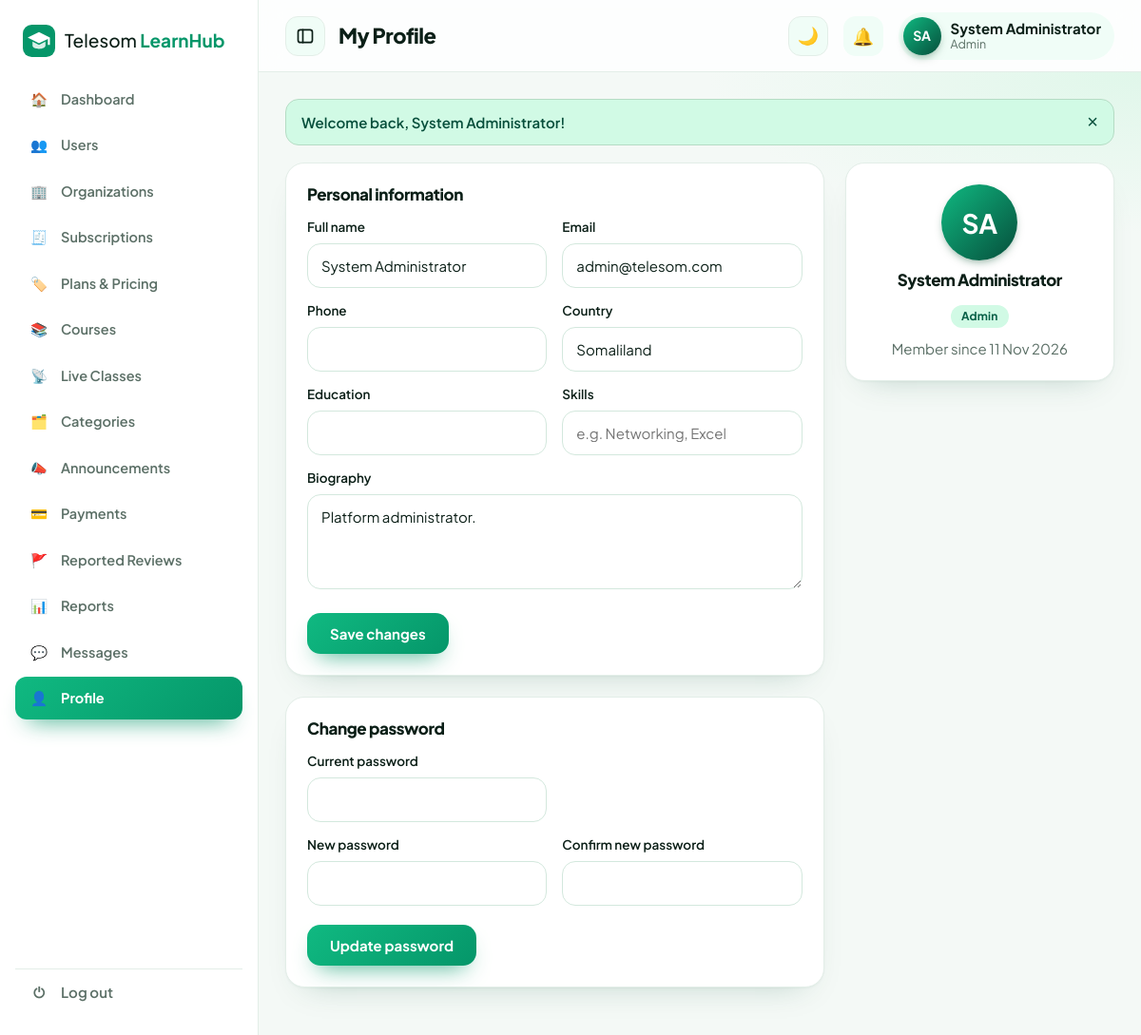
The app's page /profile.php (signed in) with its own data.
### tables this page shows
CREATE TABLE users (
  id INT AUTO_INCREMENT PRIMARY KEY,
  name VARCHAR(120) NOT NULL, email VARCHAR(150) NOT NULL UNIQUE, password VARCHAR(255) NOT NULL,
  role ENUM('admin','instructor','learner','organization') NOT NULL DEFAULT 'learner',
  org_id INT NULL, phone VARCHAR(30), country VARCHAR(60), bio TEXT, education VARCHAR(255), skills VARCHAR(255), signatory VARCHAR(120) NULL, signatory_title VARCHAR(120) NULL,
  org_status ENUM('pending','approved','rejected') NOT NULL DEFAULT 'approved',
  status ENUM('active','suspended') NOT NULL DEFAULT 'active', created_at TIMESTAMP DEFAULT CURRENT_TIMESTAMP
);

### profile.php (the view, shortened to what this page needs)
<?php
require 'includes/config.php';
$u = require_login();
$title = 'My Profile'; include 'includes/header.php';
?>
<div class="cols"><div>
 <form class="card" method="post"><?= csrf_field() ?><h3>Personal information</h3>
  <div class="fr"><div><label style="margin-top:0">Full name</label><input name="name" value="<?= e($u['name']) ?>" required></div><div><label style="margin-top:0">Email</label><input type="email" name="email" value="<?= e($u['email']) ?>" required></div>
  <div><label>Phone</label><input name="phone" value="<?= e($u['phone']) ?>"></div><div><label>Country</label><input name="country" value="<?= e($u['country']) ?>"></div>
  <div><label>Education</label><input name="education" value="<?= e($u['education']) ?>"></div><div><label>Skills</label><input name="skills" value="<?= e($u['skills']) ?>" placeholder="e.g. Networking, Excel"></div></div>
  <label>Biography</label><textarea name="bio"><?= e($u['bio']) ?></textarea>
  <div class="form-actions"><button class="btn">Save changes</button></div></form>
 <form class="card" method="post"><?= csrf_field() ?><input type="hidden" name="action" value="password"><h3>Change password</h3>
  <div class="fr"><div><label style="margin-top:0">Current password</label><input type="password" name="old" required></div><div></div><div><label>New password</label><input type="password" name="new" required></div><div><label>Confirm new password</label><input type="password" name="new2" required></div></div><div class="form-actions"><button class="btn">Update password</button></div></form>
</div><div>
 <div class="card" style="text-align:center"><span class="av" style="width:80px;height:80px;font-size:28px;margin:0 auto 10px"><?= e(initials($u['name'])) ?></span><h3 style="justify-content:center"><?= e($u['name']) ?></h3><span class="badge"><?= e(ucfirst($u['role'])) ?></span><p style="margin-top:10px">Member since <?= fdate($u['created_at']) ?></p></div>
</div></div>
<?php include 'includes/footer.php'; ?>

### includes/header.php (shortened to what this page needs)
<?php
require_once __DIR__.'/config.php';
$u = me(); $layout = $layout ?? 'app'; $title = $title ?? 'Telesom LearnHub';
$curpage = basename($_SERVER['SCRIPT_NAME']);
function menu($role){
    $m = [
     'learner' => [['dashboard.php','Dashboard','🏠'],['courses.php','Browse Courses','🔎'],['mycourses.php','My Courses','📚'],['live.php','Live Classes','📡'],['certificates.php','Certificates','🎓'],['payments.php','Payments','💳'],['messages.php','Messages','💬'],['reports.php','My Report','📊'],['profile.php','Profile','👤']],
     'instructor' => [['dashboard.php','Dashboard','🏠'],['instructor.php','My Courses','📚'],['live.php','Live Classes','📡'],['grading.php','Grading','📝'],['messages.php','Messages','💬'],['reports.php','Reports','📊'],['courses.php','Browse Courses','🔎'],['profile.php','Profile','👤']],
     'organization' => [['dashboard.php','Dashboard','🏠'],['subscription.php','Subscription','💎'],['organization.php','Members & Assign','🏢'],['instructor.php','Private Courses','📚'],['live.php','Live Classes','📡'],['reports.php','Training Reports','📊'],['messages.php','Messages','💬'],['courses.php','Browse Courses','🔎'],['profile.php','Profile','👤']],
     'admin' => [['dashboard.php','Dashboard','🏠'],['admin.php?tab=users','Users','👥'],['admin.php?tab=orgs','Organizations','🏢'],['admin.php?tab=subs','Subscriptions','🧾'],['admin.php?tab=plans','Plans & Pricing','🏷️'],['admin.php?tab=courses','Courses','📚'],['live.php','Live Classes','📡'],['admin.php?tab=categories','Categories','🗂️'],['admin.php?tab=announcements','Announcements','📣'],['payments.php','Payments','💳'],['admin.php?tab=reviews','Reported Reviews','🚩'],['reports.php','Reports','📊'],['messages.php','Messages','💬'],['profile.php','Profile','👤']],
    ];
    return $m[$role] ?? [];
}
function is_active($href, $cur){
    $p = parse_url($href); if ($p['path'] !== $cur) return false;
    return isset($p['query']) ? (strpos($_SERVER['QUERY_STRING'] ?? '', $p['query']) !== false) : true;
}
$unread = $u ? (int)one("SELECT COUNT(*) c FROM notifications WHERE user_id=? AND is_read=0", [$u['id']])['c'] : 0;
?><!DOCTYPE html>
<html lang="en"><head>
<link rel="stylesheet" href="assets/css/style.css"><link rel="stylesheet" href="assets/css/theme.css"></head>
<body class="<?= $layout === 'auth' ? 'authpage' : e($layout) ?>">
<?php if ($layout === 'auth'): ?>
<button class="tg theme-btn theme-fab" type="button" title="Night / day mode" aria-label="Toggle night and day mode"><span class="ti">🌙</span></button>
<?php else: ?>
<div class="shell">
<aside class="side" id="side">
  <a class="brand" href="index.php"><?= logo('#fff') ?><span>Telesom <b>LearnHub</b></span></a>
  <nav><?php foreach (menu($u['role']) as $m): ?>
    <a class="<?= is_active($m[0], $curpage) ? 'on' : '' ?>" href="<?= $m[0] ?>" title="<?= e($m[1]) ?>"><i><?= $m[2] ?></i><span class="lb"><?= $m[1] ?></span></a>
  <?php endforeach; ?></nav>
  <a class="logout" href="logout.php" title="Log out"><i>⏻</i><span class="lb">Log out</span></a>
</aside>
<div class="main">
<header class="top">
  <button class="tg side-tg" id="sideToggle" type="button" title="Collapse / expand menu" aria-label="Collapse or expand the sidebar"><svg width="20" height="20" viewBox="0 0 24 24" fill="none" stroke="currentColor" stroke-width="2" stroke-linecap="round" stroke-linejoin="round"><rect x="3" y="4" width="18" height="16" rx="3"/><path d="M9 4v16"/></svg></button>
  <h1><?= e($title) ?></h1>
  <div class="top-r">
    <button class="tg theme-btn" type="button" title="Night / day mode" aria-label="Toggle night and day mode"><span class="ti">🌙</span></button>
    <a class="bell" href="notifications.php" title="Notifications">🔔<?php if ($unread): ?><span><?= $unread ?></span><?php endif; ?></a>
    <a class="me" href="profile.php"><span class="av"><?= e(initials($u['name'])) ?></span><span class="mn"><b><?= e($u['name']) ?></b><small><?= e(ucfirst($u['role'])) ?></small></span></a>
  </div>
</header>
<main class="content">
<?php endif; ?>
<?php if (!empty($_SESSION['flash']) && $layout !== 'auth'): ?><div class="<?= $layout === 'public' ? 'wrap' : '' ?>"><?php foreach ($_SESSION['flash'] as $f): ?><div class="flash <?= $f[1] ?>"><?= e($f[0]) ?><button onclick="this.parentNode.remove()">×</button></div><?php endforeach; unset($_SESSION['flash']); ?></div><?php endif; ?>

### assets/css/theme.css (style rules this page uses)
:root { --g:#059669;--g2:#10b981;--gd:#064e3b;--gl:#d1fae5;--g-soft:#f0fdf7;--ink:#0b1f17;--mut:#5b6f66;--line:#e3eee8;--bg:#f4f9f6;--r:20px;--sh:0 14px 34px -16px rgba(5,80,56,.28);--sh2:0 32px 64px -24px rgba(5,80,56,.4) }
body { font-family:"Plus Jakarta Sans","Inter","Segoe UI",system-ui,sans-serif;background:var(--bg);color:var(--ink) }
h1,h2,h3,h4 { letter-spacing:-.025em;font-weight:800 }
.btn { background:linear-gradient(135deg,var(--g2),var(--g));border:0;padding:12px 24px;border-radius:14px;box-shadow:0 12px 24px -12px rgba(5,150,105,.85);font-weight:700 }
.side { background:#fff;color:var(--ink);border-right:1px solid var(--line);box-shadow:none;width:272px }
.side .brand { color:var(--ink) }
.side .brand b { color:var(--g) }
.side nav a { color:var(--mut);font-weight:600 }
.side nav a.on { background:linear-gradient(135deg,var(--g2),var(--g));color:#fff;box-shadow:0 14px 24px -14px rgba(5,150,105,.9) }
.logout { color:var(--mut);border-top:1px solid var(--line);font-weight:600 }
.main { margin-left:272px }
.top { height:76px;background:rgba(255,255,255,.82);border-bottom:1px solid var(--line) }
.top h1 { font-size:22px }
.content { min-height:calc(100vh - 76px);background:radial-gradient(700px 260px at 100% 0,#e0f7ea,transparent 65%) }
.bell { background:var(--g-soft);width:42px;height:42px;border-radius:13px;display:grid;place-items:center;font-size:18px }
.me { background:var(--g-soft);padding:5px 14px 5px 5px;border-radius:99px }
.av { background:linear-gradient(135deg,var(--g2),var(--gd)) }
.card,.kpi,.cc,.feat,.aud-i,.faq,.player,.auth-card { border:1px solid var(--line);border-radius:var(--r) }
.card { box-shadow:0 1px 2px rgba(5,80,56,.04),0 16px 34px -22px rgba(5,80,56,.28) }
.card h3 { font-size:17px }
input,select,textarea { border:1.5px solid #d3e8dd;border-radius:14px;background:#fff }
.badge { background:#d1fae5;color:#065f46 }
.flash { border-radius:14px }
.tg { width:42px;height:42px;border-radius:13px;border:1px solid var(--line);background:var(--g-soft);color:var(--ink);cursor:pointer;display:grid;place-items:center;font-size:18px;flex:none;transition:.2s var(--ease) }
.side,.main { transition:width .28s var(--ease),margin-left .28s var(--ease) }
.logout { display:flex;align-items:center;gap:12px }
.logout i { font-style:normal;width:22px;text-align:center }

### records on screen
users: name "SA", name "System Administrator", role "Admin", email "admin@telesom.com", country "Somaliland", bio "Platform administrator.", created_at "11 Nov 2026"

### other values on screen
$m[2] "🏠"
$m[1] "Dashboard"
$m[2] "👥"
$m[1] "Users"
$m[2] "🏢"
$m[1] "Organizations"
$m[2] "🧾"
$m[1] "Subscriptions"
$m[2] "🏷️"
$m[1] "Plans & Pricing"
$m[2] "📚"
$m[1] "Courses"
$m[2] "📡"
$m[1] "Live Classes"
$m[2] "🗂️"
